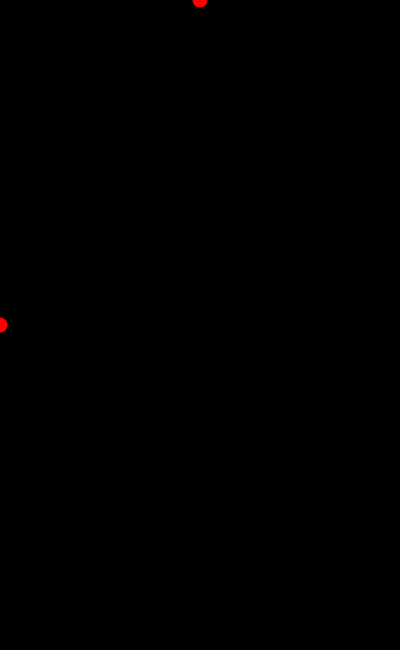
Frame 1 (no input)
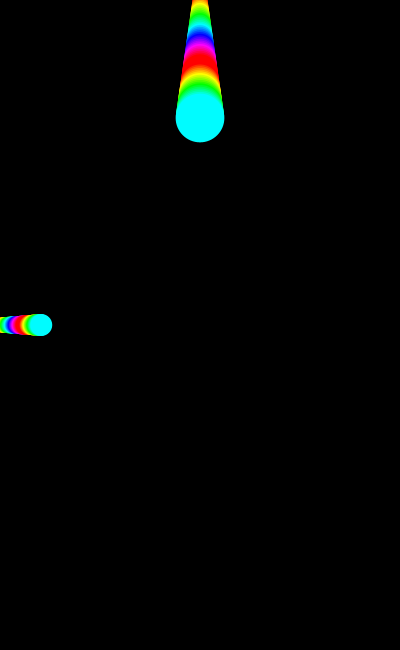
Frame 60 (the mouse pressed at the canvas centre just before this capture)
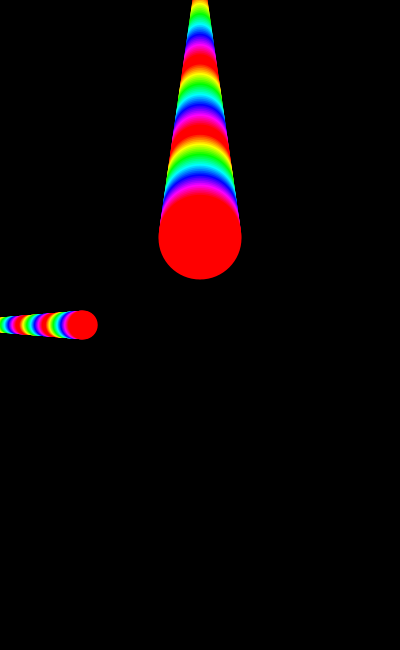
Frame 120 (the mouse held since frame 60 and released just before this capture)

The Processing sketch that drew these frames (run headless with seeded random() and noise(); from frame 60 on, the mouse is pressed at the canvas centre):

// Processing sketch: LSD
// ── LSD.pde
float y1 = 0;

float x1 = 0;

float y2 = 0;

float x2 = 0;

float H = 0;

void settings(){
  size(400, 650);
}

void setup(){
  background(0);
}

void draw(){
  
  noStroke();
  colorMode(HSB,359,99,99);
  fill(H, 99, 99);
  ellipse(200, y1, 15+x1/3.5, 15+y1/3.5);
  y1+=2;
  x1+=2;
 
  ellipse(x2, 325, 15+x2/6, 15+y2/6);
  y2+=0.7;
  x2+=0.7;
  
  if(H>390){
    H=0;
}else{
    H+=10;
}
}
